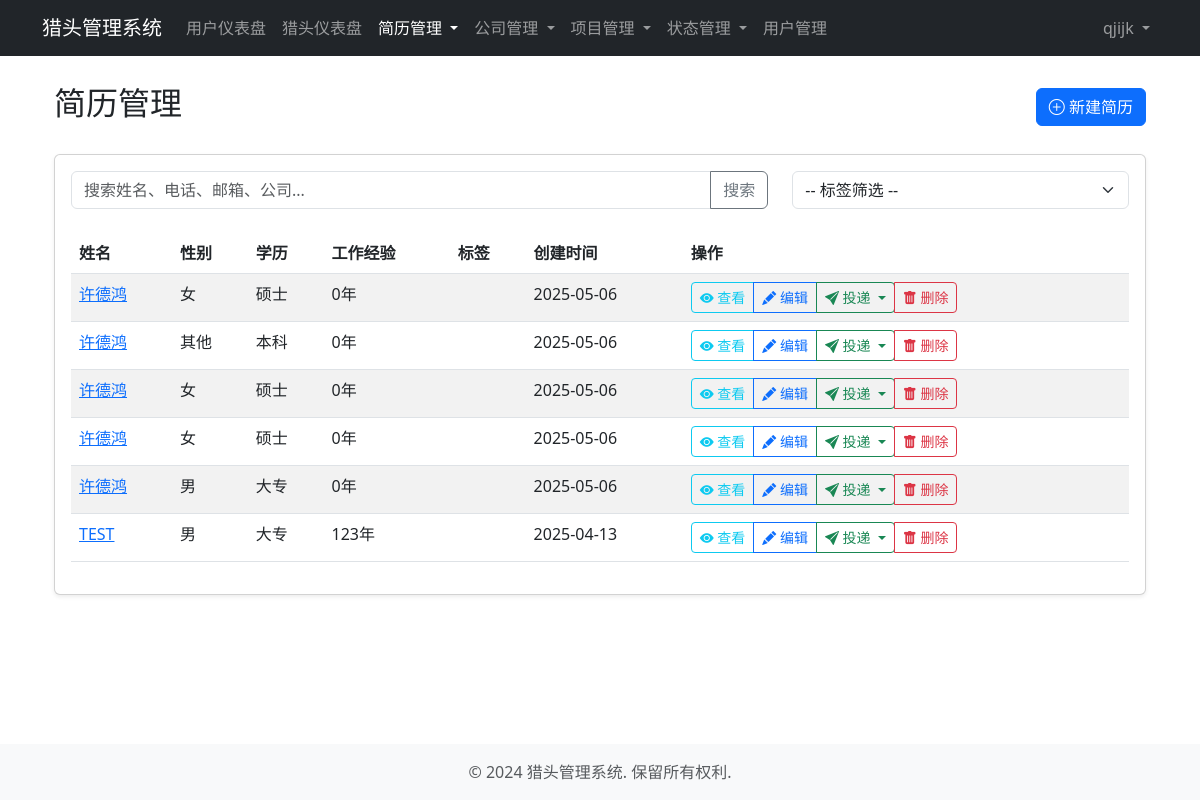
/headhunting/resumes/ (signed in), run on the app's committed database.
### accounts/models.py (models this page shows, shortened)
class User(AbstractUser):
    SYSTEM_ADMIN = 'system_admin'  # 系统管理员
    ADMIN = 'admin'  # 普通管理员
    NORMAL_USER = 'normal_user'  # 普通用户
    USER_TYPE_CHOICES = [
        (SYSTEM_ADMIN, '系统管理员'),
        (ADMIN, '普通管理员'),
        (NORMAL_USER, '普通用户'),
    ]
    email = models.EmailField(unique=True, verbose_name='邮箱')
    username = models.CharField(max_length=50, unique=True, verbose_name='用户名')
    user_type = models.CharField(
        max_length=20,
        choices=USER_TYPE_CHOICES,
        default=NORMAL_USER,
        verbose_name='用户类型'
    )
    phone = models.CharField(max_length=15, blank=True, null=True, verbose_name='电话')
    is_active = models.BooleanField(default=True, verbose_name='是否激活')
    date_joined = models.DateTimeField(auto_now_add=True, verbose_name='注册时间')
    objects = UserManager()
    USERNAME_FIELD = 'email'
    REQUIRED_FIELDS = ['username']
    class Meta:
        verbose_name = '用户'
        verbose_name_plural = verbose_name
        ordering = ['-date_joined']
    @property
    def is_system_admin(self):
        return self.user_type == self.SYSTEM_ADMIN

### headhunting/models.py (models this page shows, shortened)
class Resume(models.Model):
    GENDER_CHOICES = [
        ('male', '男'),
        ('female', '女'),
        ('other', '其他'),
    ]
    EDUCATION_CHOICES = [
        ('high_school', '高中'),
        ('college', '大专'),
        ('bachelor', '本科'),
        ('master', '硕士'),
        ('phd', '博士'),
        ('other', '其他'),
    ]
    name = models.CharField(max_length=50, verbose_name='姓名')
    gender = models.CharField(max_length=10, choices=GENDER_CHOICES, verbose_name='性别')
    birth_date = models.DateField(blank=True, null=True, verbose_name='出生日期')
    phone = models.CharField(max_length=20, verbose_name='电话')
    email = models.EmailField(verbose_name='邮箱')
    education = models.CharField(max_length=20, choices=EDUCATION_CHOICES, verbose_name='最高学历')
    school = models.CharField(max_length=100, blank=True, null=True, verbose_name='毕业院校')
    major = models.CharField(max_length=100, blank=True, null=True, verbose_name='专业')
    experience_years = models.IntegerField(default=0, verbose_name='工作年限')
    current_company = models.CharField(max_length=100, blank=True, null=True, verbose_name='当前公司')
    current_position = models.CharField(max_length=100, blank=True, null=True, verbose_name='当前职位')
    skills = models.TextField(blank=True, null=True, verbose_name='技能')
    work_experience = models.TextField(blank=True, null=True, verbose_name='工作经历')
    work_exp_1_company = models.CharField(max_length=100, null=True, blank=True, verbose_name='公司1')
    work_exp_1_position = models.CharField(max_length=100, null=True, blank=True, verbose_name='职位1')
    work_exp_1_period = models.CharField(max_length=100, null=True, blank=True, verbose_name='时间段1')
    work_exp_1_description = models.TextField(null=True, blank=True, verbose_name='工作描述1')
    work_exp_2_company = models.CharField(max_length=100, null=True, blank=True, verbose_name='公司2')
    work_exp_2_position = models.CharField(max_length=100, null=True, blank=True, verbose_name='职位2')
    work_exp_2_period = models.CharField(max_length=100, null=True, blank=True, verbose_name='时间段2')
    work_exp_2_description = models.TextField(null=True, blank=True, verbose_name='工作描述2')
    work_exp_3_company = models.CharField(max_length=100, null=True, blank=True, verbose_name='公司3')
    work_exp_3_position = models.CharField(max_length=100, null=True, blank=True, verbose_name='职位3')
    work_exp_3_period = models.CharField(max_length=100, null=True, blank=True, verbose_name='时间段3')
    work_exp_3_description = models.TextField(null=True, blank=True, verbose_name='工作描述3')
    tags = models.ManyToManyField(Tag, blank=True, related_name='resumes', verbose_name='标签')
    resume_file = models.FileField(upload_to='resume_files/', null=True, blank=True, verbose_name='简历文件')
    created_at = models.DateTimeField(auto_now_add=True, verbose_name='创建时间')
    updated_at = models.DateTimeField(auto_now=True, verbose_name='更新时间')
    created_by = models.ForeignKey(User, on_delete=models.SET_NULL, null=True, related_name='created_resumes', verbose_name='创建人')
    class Meta:
        verbose_name = '简历'
        verbose_name_plural = verbose_name
        ordering = ['-created_at']

### headhunting/views.py (the view, shortened to what this page needs)
# urls.py: path('resumes/', views.resume_list, name='resume_list'),
@login_required
def resume_list(request):
    resumes = Resume.objects.all()
    if not request.user.is_system_admin and not request.user.is_admin:
        resumes = resumes.filter(created_by=request.user)
    query = request.GET.get('q')
    projects = Project.objects.filter(status__code='active')
    return render(request, 'headhunting/resume_list.html', {
        'resumes': resumes,
        'projects': projects
    })

### templates/headhunting/resume_list.html (shortened to what this page needs)
{% extends 'base/base.html' %}
{% block content %}
<div class="container">
    <div class="d-flex justify-content-between align-items-center mb-4">
        <h2>简历管理</h2>
        <a href="{% url 'resume_create' %}" class="btn btn-primary">
            <i class="bi bi-plus-circle"></i> 新建简历
        </a>
    </div>
    <div class="card shadow-sm">
        <div class="card-body">
            <form method="get" class="mb-4">
                <div class="row">
                    <div class="col-md-8 mb-2 mb-md-0">
                        <div class="input-group">
                            <input type="text" name="q" class="form-control" placeholder="搜索姓名、电话、邮箱、公司..." value="{{ request.GET.q|default:'' }}">
                            <button class="btn btn-outline-secondary" type="submit">搜索</button>
                        </div>
                    </div>
                    <div class="col-md-4">
                        <select name="tag" class="form-select" onchange="this.form.submit()">
                            <option value="">-- 标签筛选 --</option>
                        </select>
                    </div>
                </div>
            </form>
            {% if resumes %}
            <div class="table-responsive">
                <table class="table table-striped table-hover">
                    <thead>
                        <tr>
                            <th>姓名</th>
                            <th>性别</th>
                            <th>学历</th>
                            <th>工作经验</th>
                            <th>标签</th>
                            <th>创建时间</th>
                            <th>操作</th>
                        </tr>
                    </thead>
                    <tbody>
                        {% for resume in resumes %}
                        <tr>
                            <td>
                                <a href="{% url 'resume_detail' resume.id %}">{{ resume.name }}</a>
                            </td>
                            <td>{{ resume.get_gender_display }}</td>
                            <td>{{ resume.get_education_display }}</td>
                            <td>{{ resume.experience_years }}年</td>
                            <td>
                            </td>
                            <td>{{ resume.created_at|date:"Y-m-d" }}</td>
                            <td>
                                <div class="btn-group btn-group-sm">
                                    <a href="{% url 'resume_detail' resume.id %}" class="btn btn-outline-info">
                                        <i class="bi bi-eye-fill"></i> 查看
                                    </a>
                                    <a href="{% url 'resume_update' resume.id %}" class="btn btn-outline-primary">
                                        <i class="bi bi-pencil-fill"></i> 编辑
                                    </a>
                                    <button type="button" class="btn btn-outline-success dropdown-toggle" data-bs-toggle="dropdown" aria-expanded="false">
                                        <i class="bi bi-send-fill"></i> 投递
                                    </button>
                                    <a href="{% url 'resume_delete' resume.id %}" class="btn btn-outline-danger">
                                        <i class="bi bi-trash-fill"></i> 删除
                                    </a>
                                </div>
                            </td>
                        </tr>
                        {% endfor %}
                    </tbody>
                </table>
            </div>
            {% else %}
            <div class="alert alert-info">
                <i class="bi bi-info-circle"></i> 暂无简历数据，请点击"新建简历"按钮创建。
            </div>
            {% endif %}
        </div>
    </div>
</div>
{% endblock %}
{% block extra_css %}
<link rel="stylesheet" href="https://cdn.jsdelivr.net/npm/bootstrap-icons@1.10.0/font/bootstrap-icons.css">
{% endblock %}

### templates/base/navbar.html (shortened to what this page needs)
<nav class="navbar navbar-expand-lg navbar-dark bg-dark fixed-top">
    <div class="container">
        <a class="navbar-brand" href="{% url 'dashboard' %}">猎头管理系统</a>
        <div class="collapse navbar-collapse" id="navbarNav">
            {% if user.is_authenticated %}
            <ul class="navbar-nav me-auto">
                <li class="nav-item">
                    <a class="nav-link {% if request.path == '/accounts/dashboard/' %}active{% endif %}" href="{% url 'dashboard' %}">用户仪表盘</a>
                </li>
                <li class="nav-item">
                    <a class="nav-link {% if request.path == '/headhunting/dashboard/' %}active{% endif %}" href="{% url 'hr_dashboard' %}">猎头仪表盘</a>
                </li>
                <li class="nav-item dropdown">
                    <a class="nav-link dropdown-toggle {% if '/headhunting/resumes/' in request.path %}active{% endif %}" href="#" role="button" data-bs-toggle="dropdown" aria-expanded="false">
                        简历管理
                    </a>
                </li>
                {% if user.is_system_admin or user.is_admin %}
                <li class="nav-item dropdown">
                    <a class="nav-link dropdown-toggle {% if '/headhunting/companies/' in request.path %}active{% endif %}" href="#" role="button" data-bs-toggle="dropdown" aria-expanded="false">
                        公司管理
                    </a>
                </li>
                <li class="nav-item dropdown">
                    <a class="nav-link dropdown-toggle {% if '/headhunting/projects/' in request.path %}active{% endif %}" href="#" role="button" data-bs-toggle="dropdown" aria-expanded="false">
                        项目管理
                    </a>
                </li>
                <li class="nav-item dropdown">
                    <a class="nav-link dropdown-toggle {% if 'status' in request.path %}active{% endif %}" href="#" role="button" data-bs-toggle="dropdown" aria-expanded="false">
                        状态管理
                    </a>
                </li>
                {% endif %}
                {% if user.is_system_admin %}
                <li class="nav-item">
                    <a class="nav-link {% if '/accounts/users/' in request.path %}active{% endif %}" href="{% url 'user_list' %}">用户管理</a>
                </li>
                {% endif %}
            </ul>
            <ul class="navbar-nav ms-auto">
                <li class="nav-item dropdown">
                    <a class="nav-link dropdown-toggle" href="#" id="navbarDropdown" role="button" data-bs-toggle="dropdown" aria-expanded="false">
                        {{ user.username }}
                    </a>
                </li>
            </ul>
            {% endif %}
        </div>
    </div>
</nav>

### templates/base/base.html (style rules this page uses)
body { padding-top: 60px; min-height: 100vh; display: flex; flex-direction: column; }

### data on the page
User: username "qjijk"
Resume: name "许德鸿", gender "女", education "硕士", experience_years "0", created_at "2025-05-06"
Resume: name "许德鸿", gender "其他", education "本科", experience_years "0", created_at "2025-05-06"
Resume: name "许德鸿", gender "女", education "硕士", experience_years "0", created_at "2025-05-06"
Resume: name "许德鸿", gender "女", education "硕士", experience_years "0", created_at "2025-05-06"
Resume: name "许德鸿", gender "男", education "大专", experience_years "0", created_at "2025-05-06"
Resume: name "TEST", gender "男", education "大专", experience_years "123", created_at "2025-04-13"
